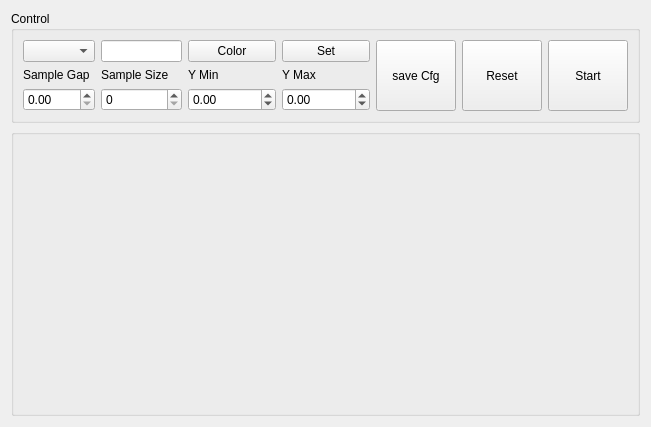
<?xml version="1.0" encoding="UTF-8"?>
<ui version="4.0">
 <class>pidForm</class>
 <widget class="QWidget" name="pidForm">
  <property name="geometry">
   <rect>
    <x>0</x>
    <y>0</y>
    <width>651</width>
    <height>427</height>
   </rect>
  </property>
  <property name="windowTitle">
   <string>pidForm</string>
  </property>
  <layout class="QGridLayout" name="gridLayout_3">
   <item row="0" column="0">
    <widget class="QGroupBox" name="groupBox_2">
     <property name="sizePolicy">
      <sizepolicy hsizetype="Expanding" vsizetype="Expanding">
       <horstretch>60</horstretch>
       <verstretch>10</verstretch>
      </sizepolicy>
     </property>
     <property name="title">
      <string>Control</string>
     </property>
     <layout class="QGridLayout" name="gridLayout_2">
      <item row="3" column="3">
       <widget class="QDoubleSpinBox" name="pidYmaxDoubleSpinBox">
        <property name="sizePolicy">
         <sizepolicy hsizetype="Expanding" vsizetype="Expanding">
          <horstretch>0</horstretch>
          <verstretch>0</verstretch>
         </sizepolicy>
        </property>
        <property name="minimum">
         <double>-100000.000000000000000</double>
        </property>
        <property name="maximum">
         <double>1000000.000000000000000</double>
        </property>
       </widget>
      </item>
      <item row="1" column="0">
       <widget class="QComboBox" name="curveComboBox">
        <property name="sizePolicy">
         <sizepolicy hsizetype="Expanding" vsizetype="Expanding">
          <horstretch>0</horstretch>
          <verstretch>0</verstretch>
         </sizepolicy>
        </property>
       </widget>
      </item>
      <item row="1" column="1">
       <widget class="QLineEdit" name="curveNameLineEdit">
        <property name="sizePolicy">
         <sizepolicy hsizetype="Expanding" vsizetype="Expanding">
          <horstretch>0</horstretch>
          <verstretch>0</verstretch>
         </sizepolicy>
        </property>
       </widget>
      </item>
      <item row="1" column="2">
       <widget class="QPushButton" name="colorPushButton">
        <property name="sizePolicy">
         <sizepolicy hsizetype="Expanding" vsizetype="Expanding">
          <horstretch>0</horstretch>
          <verstretch>0</verstretch>
         </sizepolicy>
        </property>
        <property name="text">
         <string>Color</string>
        </property>
       </widget>
      </item>
      <item row="1" column="3">
       <widget class="QPushButton" name="setCurveNamePushButton">
        <property name="sizePolicy">
         <sizepolicy hsizetype="Expanding" vsizetype="Expanding">
          <horstretch>0</horstretch>
          <verstretch>0</verstretch>
         </sizepolicy>
        </property>
        <property name="text">
         <string>Set</string>
        </property>
       </widget>
      </item>
      <item row="1" column="5" rowspan="3">
       <widget class="QPushButton" name="resetPushButton">
        <property name="sizePolicy">
         <sizepolicy hsizetype="Expanding" vsizetype="Expanding">
          <horstretch>0</horstretch>
          <verstretch>0</verstretch>
         </sizepolicy>
        </property>
        <property name="text">
         <string>Reset</string>
        </property>
       </widget>
      </item>
      <item row="1" column="6" rowspan="3">
       <widget class="QPushButton" name="pidStartPushButton">
        <property name="sizePolicy">
         <sizepolicy hsizetype="Expanding" vsizetype="Expanding">
          <horstretch>0</horstretch>
          <verstretch>0</verstretch>
         </sizepolicy>
        </property>
        <property name="text">
         <string>Start</string>
        </property>
       </widget>
      </item>
      <item row="2" column="0">
       <widget class="QLabel" name="label">
        <property name="sizePolicy">
         <sizepolicy hsizetype="Expanding" vsizetype="Expanding">
          <horstretch>0</horstretch>
          <verstretch>0</verstretch>
         </sizepolicy>
        </property>
        <property name="text">
         <string>Sample Gap</string>
        </property>
       </widget>
      </item>
      <item row="2" column="1">
       <widget class="QLabel" name="label_2">
        <property name="sizePolicy">
         <sizepolicy hsizetype="Expanding" vsizetype="Expanding">
          <horstretch>0</horstretch>
          <verstretch>0</verstretch>
         </sizepolicy>
        </property>
        <property name="text">
         <string>Sample Size</string>
        </property>
       </widget>
      </item>
      <item row="2" column="2">
       <widget class="QLabel" name="label_4">
        <property name="sizePolicy">
         <sizepolicy hsizetype="Expanding" vsizetype="Expanding">
          <horstretch>0</horstretch>
          <verstretch>0</verstretch>
         </sizepolicy>
        </property>
        <property name="text">
         <string>Y Min</string>
        </property>
       </widget>
      </item>
      <item row="2" column="3">
       <widget class="QLabel" name="label_3">
        <property name="sizePolicy">
         <sizepolicy hsizetype="Expanding" vsizetype="Expanding">
          <horstretch>0</horstretch>
          <verstretch>0</verstretch>
         </sizepolicy>
        </property>
        <property name="text">
         <string>Y Max</string>
        </property>
       </widget>
      </item>
      <item row="3" column="0">
       <widget class="QDoubleSpinBox" name="sampleXgrpDoubleSpinBox">
        <property name="sizePolicy">
         <sizepolicy hsizetype="Expanding" vsizetype="Expanding">
          <horstretch>0</horstretch>
          <verstretch>0</verstretch>
         </sizepolicy>
        </property>
       </widget>
      </item>
      <item row="3" column="1">
       <widget class="QSpinBox" name="sampleXsizeSpinBox">
        <property name="sizePolicy">
         <sizepolicy hsizetype="Expanding" vsizetype="Expanding">
          <horstretch>0</horstretch>
          <verstretch>0</verstretch>
         </sizepolicy>
        </property>
        <property name="maximum">
         <number>10000</number>
        </property>
       </widget>
      </item>
      <item row="3" column="2">
       <widget class="QDoubleSpinBox" name="pidYminDoubleSpinBox">
        <property name="sizePolicy">
         <sizepolicy hsizetype="Expanding" vsizetype="Expanding">
          <horstretch>0</horstretch>
          <verstretch>0</verstretch>
         </sizepolicy>
        </property>
        <property name="minimum">
         <double>-1000000.000000000000000</double>
        </property>
        <property name="maximum">
         <double>1000000.000000000000000</double>
        </property>
       </widget>
      </item>
      <item row="1" column="4" rowspan="3">
       <widget class="QPushButton" name="saveCfgPushButton">
        <property name="sizePolicy">
         <sizepolicy hsizetype="Expanding" vsizetype="Expanding">
          <horstretch>0</horstretch>
          <verstretch>0</verstretch>
         </sizepolicy>
        </property>
        <property name="text">
         <string>save Cfg</string>
        </property>
       </widget>
      </item>
     </layout>
    </widget>
   </item>
   <item row="1" column="0">
    <widget class="QGroupBox" name="groupBox">
     <property name="sizePolicy">
      <sizepolicy hsizetype="Expanding" vsizetype="Expanding">
       <horstretch>62</horstretch>
       <verstretch>37</verstretch>
      </sizepolicy>
     </property>
     <property name="title">
      <string/>
     </property>
     <layout class="QGridLayout" name="gridLayout">
      <item row="0" column="0">
       <widget class="myQwtPlotClass" name="DisplyQwtPlot_1">
        <property name="sizePolicy">
         <sizepolicy hsizetype="Expanding" vsizetype="Expanding">
          <horstretch>60</horstretch>
          <verstretch>35</verstretch>
         </sizepolicy>
        </property>
        <property name="styleSheet">
         <string notr="true"/>
        </property>
       </widget>
      </item>
     </layout>
    </widget>
   </item>
  </layout>
 </widget>
 <customwidgets>
  <customwidget>
   <class>myQwtPlotClass</class>
   <extends>QFrame</extends>
   <header location="global">myqwtplot/myqwtplot.h</header>
   <container>1</container>
  </customwidget>
 </customwidgets>
 <resources/>
 <connections/>
</ui>
